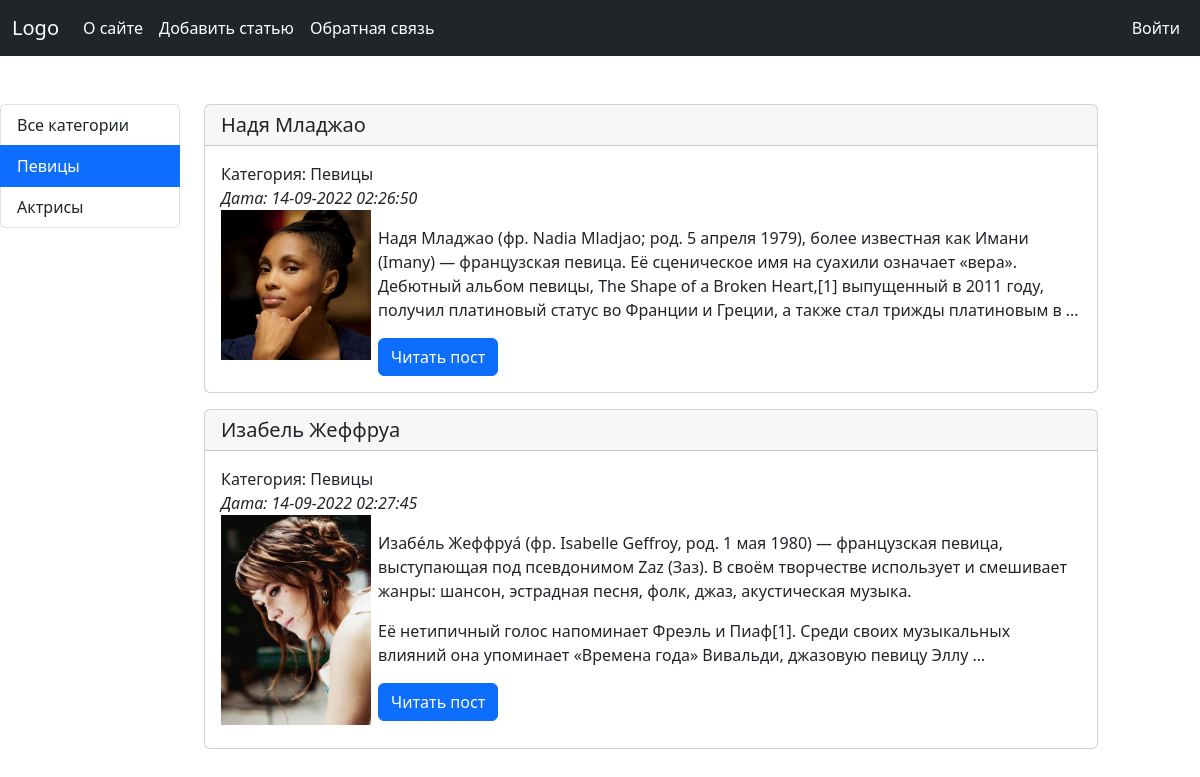
Screenshot of /category/pevicy/ with the database file from the repository.
### women/models.py (models this page shows, shortened)
class Category(models.Model):
    name = models.CharField('Категория', max_length=100, db_index=True)
    slug = models.SlugField('URL', max_length=255, unique=True, db_index=True)
    def __str__(self):
        return self.name
    def get_absolute_url(self):
        return reverse('category', kwargs={'cat_slug': self.slug})
    class Meta:
        verbose_name = 'Категория'
        verbose_name_plural = 'Категории'
        ordering = ['pk']

class Women(models.Model):
    title = models.CharField('Заголовок', max_length=255)
    slug = models.SlugField('URL', max_length=255, unique=True, db_index=True)
    content = models.TextField('Текст статьи', blank=True)
    photo = models.ImageField('Фото', upload_to='photos/%Y/%m/%d/')
    time_create = models.DateTimeField('Время создания', auto_now_add=True)
    time_update = models.DateTimeField('Время изменения', auto_now=True)
    is_published = models.BooleanField('Публикация', default=True)
    cat = models.ForeignKey(Category, on_delete=models.PROTECT, verbose_name='Категория')
    def get_absolute_url(self):
        return reverse('post', kwargs={'post_slug': self.slug})
    class Meta:
        verbose_name = 'Известные женщины'
        verbose_name_plural = 'Известные женщины'
        ordering = ['time_create', 'title']

### women/views.py (the view)
# urls.py: path('category/<slug:cat_slug>/', WomenCategory.as_view(), name='category'),
class WomenCategory(ListView):
    model = Women
    template_name = 'women/index.html'
    context_object_name = 'posts'
    allow_empty = False
    def get_queryset(self):
        return Women.objects.filter(cat__slug=self.kwargs['cat_slug'], is_published=True)
    def get_context_data(self, *, object_list=None, **kwargs):
        context = super().get_context_data(**kwargs)
        context['title'] = 'Категория - ' + str(context['posts'][0].cat)
        context['cat_selected'] = context['posts'][0].cat.slug
        return context

### women/templatetags/women_tags.py (called while the page is built)
@register.inclusion_tag('women/list_categories.html')
def show_categories(sort=None, cat_selected=0):
    if not sort:
        cats = Category.objects.all()
    else:
        cats = Category.objects.order_by(sort)
    return {'cats': cats, 'cat_selected': cat_selected}

@register.inclusion_tag('women/list_menu.html')
def show_menu():
    return {'menu': menu}

### women/templates/women/index.html
{% extends 'women/base.html' %}
{% block content %}
    {% for p in posts %}
        <div class="card mb-3 {% if forloop.first %}mt-5{% endif %}">
            <h5 class="card-header">{{ p.title }}</h5>
            <div class="card-body">
                <span>Категория: {{ p.cat }}</span><br>
                <span><em>Дата: {{ p.time_update|date:"d-m-Y H:i:s" }}</em></span>
                <p class="card-text">
                    {% if p.photo %}
                        <img src="{{ p.photo.url }}" class="left-img">
                    {% endif %}
                    {{ p.content|linebreaks|truncatewords:50 }}</p>
                <a href="{{ p.get_absolute_url }}" class="btn btn-primary">Читать пост</a>
            </div>
        </div>
    {% endfor %}
{% endblock content %}

### women/templates/women/list_categories.html
{% for c in cats %}
    {% if c.slug == cat_selected %}
        <a href="{{ c.get_absolute_url }}"
           class="list-group-item list-group-item-action active">{{ c.name }}</a>
    {% else %}
        <a href="{{ c.get_absolute_url }}" class="list-group-item list-group-item-action">{{ c.name }}</a>
    {% endif %}
{% endfor %}

### women/static/women/css/style.css (style rules this page uses)
.left-img { float: left; margin: 0 7px 7px 0; width: 150px; }

### rows the page displays
Category: name "Певицы"
Category: name "Актрисы"
Women: title "Надя Младжао", cat "Певицы", time_update "14-09-2022 02:26:50", photo (picture), content "Надя Младжао (фр. Nadia Mladjao; род. 5 апреля 1979), более известная как Имани (Imany) — французская певица. Её сценическое имя на суахили означает «вера». Дебютный альбом певицы, The Shape of a Broken Heart,[1] выпущенный в 2011 году, получил платиновый статус во Франции и Греции, а также стал трижды платиновым в …"
Women: title "Изабель Жеффруа", cat "Певицы", time_update "14-09-2022 02:27:45", photo (picture), content "Изабе́ль Жеффруа́ (фр. Isabelle Geffroy, род. 1 мая 1980) — французская певица, выступающая под псевдонимом Zaz (Заз). В своём творчестве использует и смешивает жанры: шансон, эстрадная песня, фолк, джаз, акустическая музыка. Её нетипичный голос напоминает Фреэль и Пиаф[1]. Среди своих музыкальных влияний она упоминает «Времена года» Вивальди, джазовую певицу Эллу …"

### other values shown
{{ m.title }} "О сайте" "Добавить статью" "Обратная связь"
{{ last.title }} "Войти"
